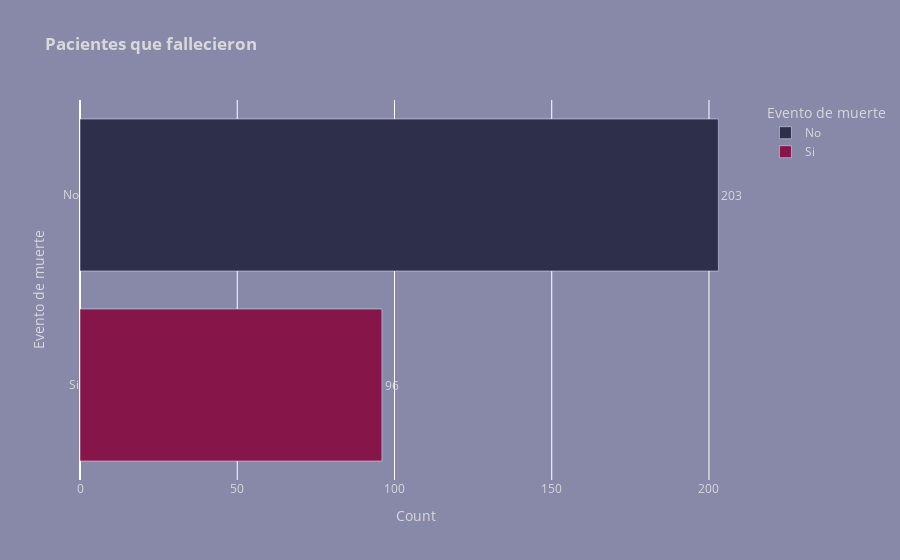

Notebook code for this chart:
### Code cell
evento_muerte = HA['Evento de muerte'].value_counts().reset_index(name='count')
fig_bar_muerte = px.bar(evento_muerte, 
                      x='count',
                      y="Evento de muerte", 
                      orientation='h',
                      text='count',
                      title='<b>Pacientes que fallecieron</b>',
                      labels={'count': 'Count', 'index': 'Fallecieron'},
                      color='Evento de muerte',
                      color_discrete_map={
                                "No": "#2e304b",
                                "Si": "#86164a"}
                      )
fig_bar_muerte.update_layout(paper_bgcolor='#8889a9', plot_bgcolor='#8889a9', font=dict(color='#d9d9d9'))
fig_bar_muerte.update_traces(texttemplate='%{text:.0f}', textposition='outside')
fig_bar_muerte.show()

### Figure 1 — Plotly figure (JSON) as saved in the notebook; plotly's stock layout.template omitted (floating-point values rounded to 4 significant figures)
{"data": [{"alignmentgroup": "True", "hovertemplate": "Evento de muerte=%{y}<br>Count=%{text}<extra></extra>", "legendgroup": "No", "marker": {"color": "#2e304b", "pattern": {"shape": ""}}, "name": "No", "offsetgroup": "No", "orientation": "h", "showlegend": true, "text": [203], "textposition": "outside", "texttemplate": "%{text:.0f}", "type": "bar", "x": [203], "xaxis": "x", "y": ["No"], "yaxis": "y"}, {"alignmentgroup": "True", "hovertemplate": "Evento de muerte=%{y}<br>Count=%{text}<extra></extra>", "legendgroup": "Si", "marker": {"color": "#86164a", "pattern": {"shape": ""}}, "name": "Si", "offsetgroup": "Si", "orientation": "h", "showlegend": true, "text": [96], "textposition": "outside", "texttemplate": "%{text:.0f}", "type": "bar", "x": [96], "xaxis": "x", "y": ["Si"], "yaxis": "y"}], "layout": {"barmode": "relative", "font": {"color": "#d9d9d9"}, "legend": {"title": {"text": "Evento de muerte"}, "tracegroupgap": 0}, "paper_bgcolor": "#8889a9", "plot_bgcolor": "#8889a9", "title": {"text": "<b>Pacientes que fallecieron</b>"}, "xaxis": {"anchor": "y", "domain": [0, 1], "title": {"text": "Count"}}, "yaxis": {"anchor": "x", "categoryarray": ["Si", "No"], "categoryorder": "array", "domain": [0, 1], "title": {"text": "Evento de muerte"}}}}
